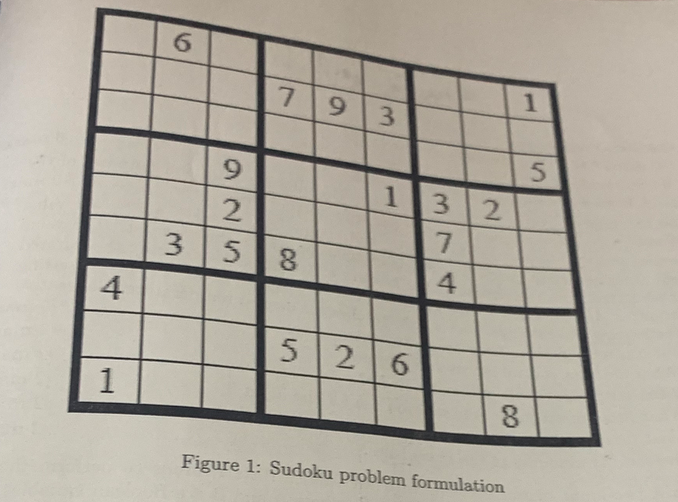
#> input picture 13-  Laplacian/sudocu.png, 678 x 502 px
$ python canny.py   (older library calls are emulated)
#> lines starting #> are read from the running program, lines starting #| are printed output that depends on the picture; after the words box and inside, x2 and y2 are one past the last pixel; in counts of white or black regions, pixels touching at a corner belong together
import numpy as np
import cv2

img = cv2.imread('sudocu.png',0)
#> img: shape (502, 678); min 18, max 224, mean 167.7

lap = cv2.Laplacian(img,cv2.CV_64F,ksize=3)
lap = np.uint8(np.absolute(lap))
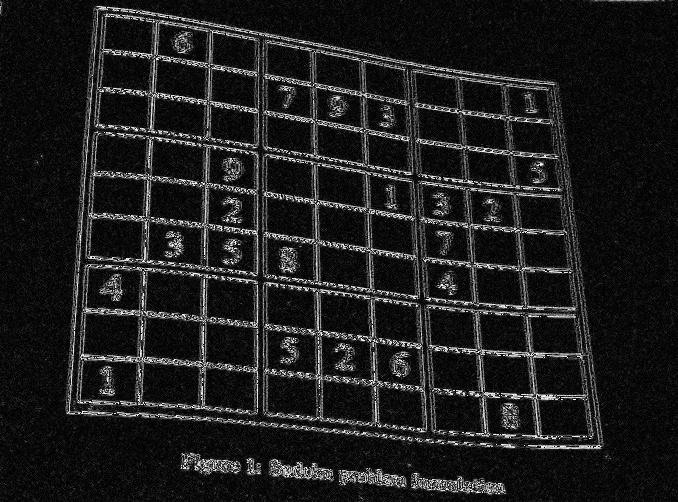
#> lap: shape (502, 678); min 0, max 254, mean 29.5

sobel_x = cv2.Sobel(img,cv2.CV_64F,1,0)
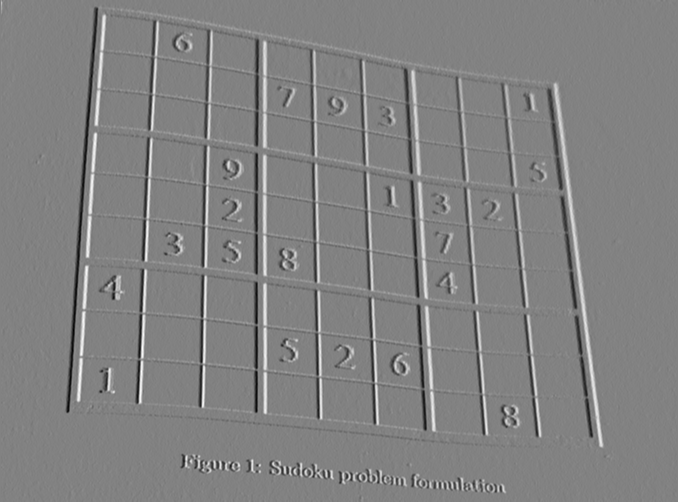
#> sobel_x: shape (502, 678) float64; min -467, max 449, mean -0.1; drawn with min black and max white
sobel_y = cv2.Sobel(img,cv2.CV_64F,0,1)
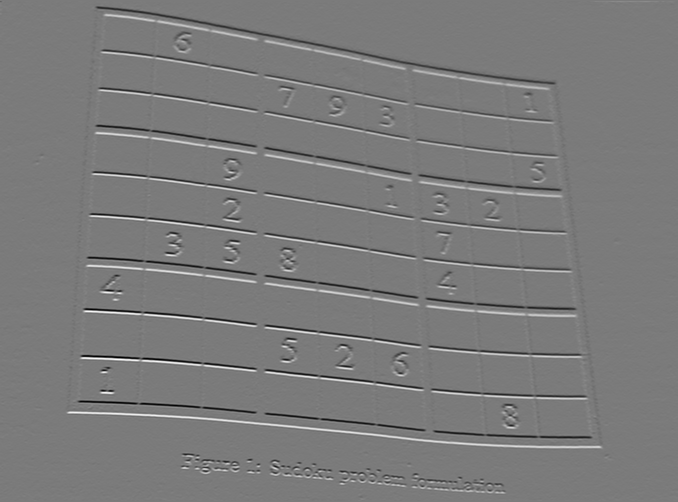
#> sobel_y: shape (502, 678) float64; min -747, max 801, mean 0.3; drawn with min black and max white

sobel_x = np.uint8(np.absolute(sobel_x))
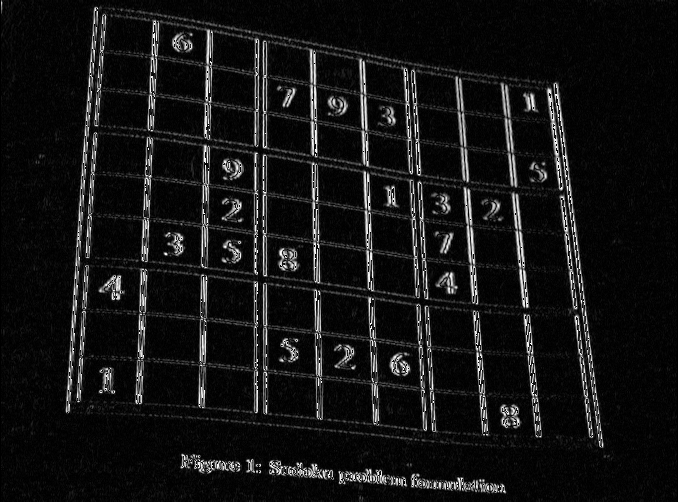
#> sobel_x: shape (502, 678); min 0, max 255, mean 20.2
sobel_y = np.uint8(np.absolute(sobel_y))
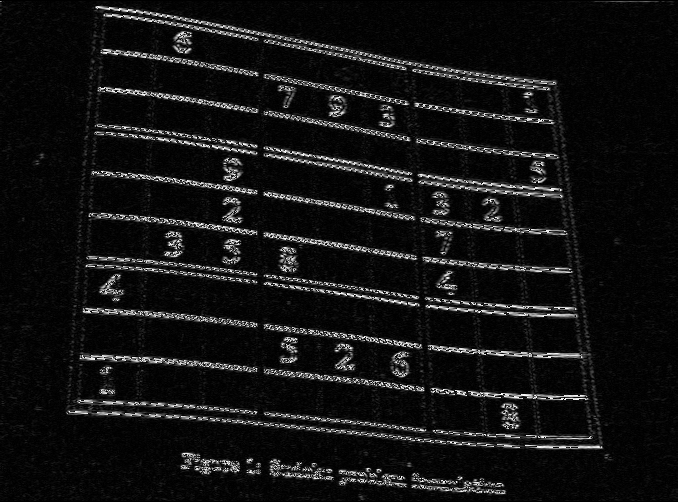
#> sobel_y: shape (502, 678); min 0, max 255, mean 19.1

compine = cv2.bitwise_or(sobel_x,sobel_y)
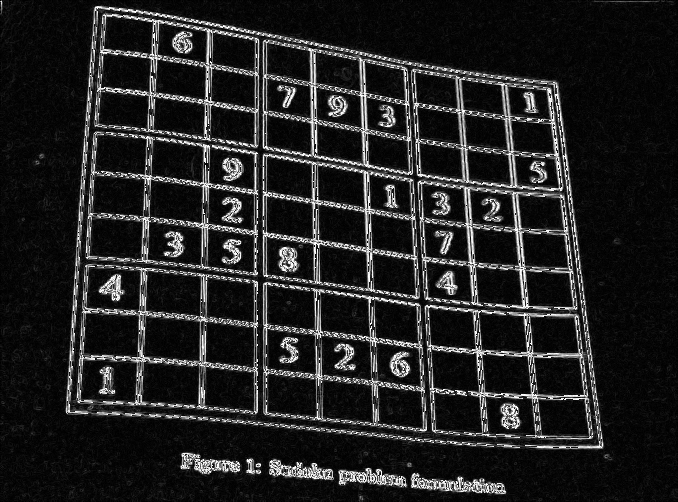
#> compine: shape (502, 678); min 0, max 255, mean 34.2

canny = cv2.Canny(img,100,200)
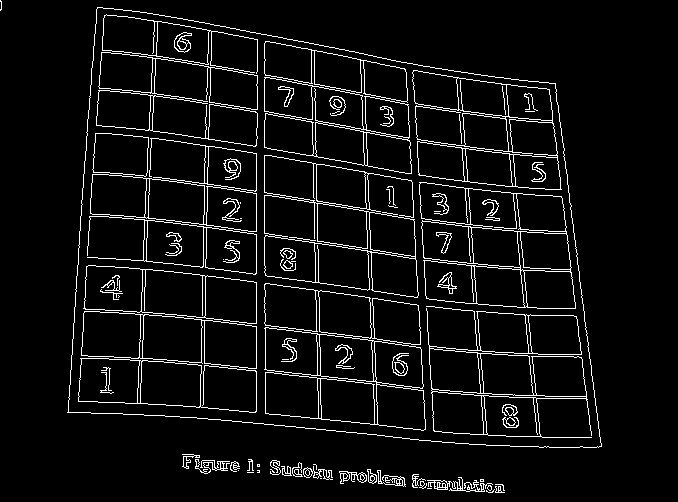
#> canny: shape (502, 678); 5.8% white in thin lines or dots, all inside (x1, y1, x2, y2) = (0, 0, 602, 493)

cv2.imshow('image',img)
cv2.imshow('laplacian',lap)
cv2.imshow('sobel_x',sobel_x)
cv2.imshow('sobel_y',sobel_y)
cv2.imshow('compine',compine)
cv2.imshow('canny',canny)

cv2.waitKey(0)
cv2.destroyAllWindows()
